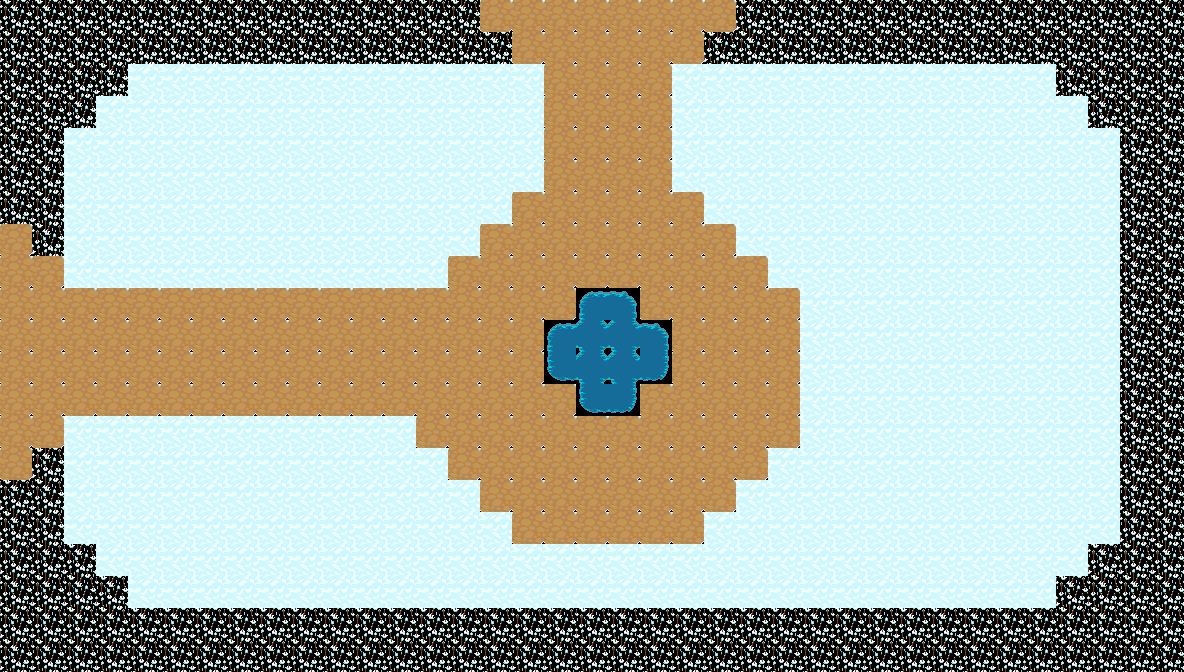

This game map was drawn from its Tiled (.tmx) file and the tilesets committed beside it. A one-line description and the full map source follow:
An orthogonal 37x21 tile map with 32x32 px tiles, 2 tile layers (background, walls).

<map version="1.4" tiledversion="1.4.3" orientation="orthogonal" renderorder="right-down" width="37" height="21" tilewidth="32" tileheight="32" infinite="0" nextlayerid="4" nextobjectid="1">
 <tileset firstgid="1" source="tiles.tsx" />
 <layer id="1" name="background" width="37" height="21">
  <data encoding="csv">
10,10,10,10,10,10,10,10,10,10,10,10,10,10,10,6,6,6,6,6,6,6,6,10,10,10,10,10,10,10,10,10,10,10,10,10,10,
10,10,10,10,10,10,10,10,10,10,10,10,10,10,10,10,6,6,6,6,6,6,10,10,10,10,10,10,10,10,10,10,10,10,10,10,10,
10,10,10,10,8,8,8,8,8,8,8,8,8,8,8,8,8,6,6,6,6,8,8,8,8,8,8,8,8,8,8,8,8,10,10,10,10,
10,10,10,8,8,8,8,8,8,8,8,8,8,8,8,8,8,6,6,6,6,8,8,8,8,8,8,8,8,8,8,8,8,8,10,10,10,
10,10,8,8,8,8,8,8,8,8,8,8,8,8,8,8,8,6,6,6,6,8,8,8,8,8,8,8,8,8,8,8,8,8,8,10,10,
10,10,8,8,8,8,8,8,8,8,8,8,8,8,8,8,8,6,6,6,6,8,8,8,8,8,8,8,8,8,8,8,8,8,8,10,10,
10,10,8,8,8,8,8,8,8,8,8,8,8,8,8,8,6,6,6,6,6,6,8,8,8,8,8,8,8,8,8,8,8,8,8,10,10,
6,10,8,8,8,8,8,8,8,8,8,8,8,8,8,6,6,6,6,6,6,6,6,8,8,8,8,8,8,8,8,8,8,8,8,10,10,
6,6,8,8,8,8,8,8,8,8,8,8,8,8,6,6,6,6,6,6,6,6,6,6,8,8,8,8,8,8,8,8,8,8,8,10,10,
6,6,6,6,6,6,6,6,6,6,6,6,6,6,6,6,6,6,45,46,6,6,6,6,6,8,8,8,8,8,8,8,8,8,8,10,10,
6,6,6,6,6,6,6,6,6,6,6,6,6,6,6,6,6,45,36,36,46,6,6,6,6,8,8,8,8,8,8,8,8,8,8,10,10,
6,6,6,6,6,6,6,6,6,6,6,6,6,6,6,6,6,55,36,36,56,6,6,6,6,8,8,8,8,8,8,8,8,8,8,10,10,
6,6,6,6,6,6,6,6,6,6,6,6,6,6,6,6,6,6,55,56,6,6,6,6,6,8,8,8,8,8,8,8,8,8,8,10,10,
6,6,8,8,8,8,8,8,8,8,8,8,8,6,6,6,6,6,6,6,6,6,6,6,6,8,8,8,8,8,8,8,8,8,8,10,10,
6,10,8,8,8,8,8,8,8,8,8,8,8,8,6,6,6,6,6,6,6,6,6,6,8,8,8,8,8,8,8,8,8,8,8,10,10,
10,10,8,8,8,8,8,8,8,8,8,8,8,8,8,6,6,6,6,6,6,6,6,8,8,8,8,8,8,8,8,8,8,8,8,10,10,
10,10,8,8,8,8,8,8,8,8,8,8,8,8,8,8,6,6,6,6,6,6,8,8,8,8,8,8,8,8,8,8,8,8,8,10,10,
10,10,10,8,8,8,8,8,8,8,8,8,8,8,8,8,8,8,8,8,8,8,8,8,8,8,8,8,8,8,8,8,8,8,10,10,10,
10,10,10,10,8,8,8,8,8,8,8,8,8,8,8,8,8,8,8,8,8,8,8,8,8,8,8,8,8,8,8,8,8,10,10,10,10,
10,10,10,10,10,10,10,10,10,10,10,10,10,10,10,10,10,10,10,10,10,10,10,10,10,10,10,10,10,10,10,10,10,10,10,10,10,
10,10,10,10,10,10,10,10,10,10,10,10,10,10,10,10,10,10,10,10,10,10,10,10,10,10,10,10,10,10,10,10,10,10,10,10,10
</data>
 </layer>
 <layer id="3" name="walls" width="37" height="21">
  <data encoding="csv">
10,10,10,10,10,10,10,10,10,10,10,10,10,10,10,0,0,0,0,0,0,0,0,10,10,10,10,10,10,10,10,10,10,10,10,10,10,
10,10,10,10,10,10,10,10,10,10,10,10,10,10,10,10,0,0,0,0,0,0,10,10,10,10,10,10,10,10,10,10,10,10,10,10,10,
10,10,10,10,0,0,0,0,0,0,0,0,0,0,0,0,0,0,0,0,0,0,0,0,0,0,0,0,0,0,0,0,0,10,10,10,10,
10,10,10,0,0,0,0,0,0,0,0,0,0,0,0,0,0,0,0,0,0,0,0,0,0,0,0,0,0,0,0,0,0,0,10,10,10,
10,10,0,0,0,0,0,0,0,0,0,0,0,0,0,0,0,0,0,0,0,0,0,0,0,0,0,0,0,0,0,0,0,0,0,10,10,
10,10,0,0,0,0,0,0,0,0,0,0,0,0,0,0,0,0,0,0,0,0,0,0,0,0,0,0,0,0,0,0,0,0,0,10,10,
10,10,0,0,0,0,0,0,0,0,0,0,0,0,0,0,0,0,0,0,0,0,0,0,0,0,0,0,0,0,0,0,0,0,0,10,10,
0,10,0,0,0,0,0,0,0,0,0,0,0,0,0,0,0,0,0,0,0,0,0,0,0,0,0,0,0,0,0,0,0,0,0,10,10,
0,0,0,0,0,0,0,0,0,0,0,0,0,0,0,0,0,0,0,0,0,0,0,0,0,0,0,0,0,0,0,0,0,0,0,10,10,
0,0,0,0,0,0,0,0,0,0,0,0,0,0,0,0,0,0,0,0,0,0,0,0,0,0,0,0,0,0,0,0,0,0,0,10,10,
0,0,0,0,0,0,0,0,0,0,0,0,0,0,0,0,0,0,0,0,0,0,0,0,0,0,0,0,0,0,0,0,0,0,0,10,10,
0,0,0,0,0,0,0,0,0,0,0,0,0,0,0,0,0,0,0,0,0,0,0,0,0,0,0,0,0,0,0,0,0,0,0,10,10,
0,0,0,0,0,0,0,0,0,0,0,0,0,0,0,0,0,0,0,0,0,0,0,0,0,0,0,0,0,0,0,0,0,0,0,10,10,
0,0,0,0,0,0,0,0,0,0,0,0,0,0,0,0,0,0,0,0,0,0,0,0,0,0,0,0,0,0,0,0,0,0,0,10,10,
0,10,0,0,0,0,0,0,0,0,0,0,0,0,0,0,0,0,0,0,0,0,0,0,0,0,0,0,0,0,0,0,0,0,0,10,10,
10,10,0,0,0,0,0,0,0,0,0,0,0,0,0,0,0,0,0,0,0,0,0,0,0,0,0,0,0,0,0,0,0,0,0,10,10,
10,10,0,0,0,0,0,0,0,0,0,0,0,0,0,0,0,0,0,0,0,0,0,0,0,0,0,0,0,0,0,0,0,0,0,10,10,
10,10,10,0,0,0,0,0,0,0,0,0,0,0,0,0,0,0,0,0,0,0,0,0,0,0,0,0,0,0,0,0,0,0,10,10,10,
10,10,10,10,0,0,0,0,0,0,0,0,0,0,0,0,0,0,0,0,0,0,0,0,0,0,0,0,0,0,0,0,0,10,10,10,10,
10,10,10,10,10,10,10,10,10,10,10,10,10,10,10,10,10,10,10,10,10,10,10,10,10,10,10,10,10,10,10,10,10,10,10,10,10,
10,10,10,10,10,10,10,10,10,10,10,10,10,10,10,10,10,10,10,10,10,10,10,10,10,10,10,10,10,10,10,10,10,10,10,10,10
</data>
 </layer>
</map>
